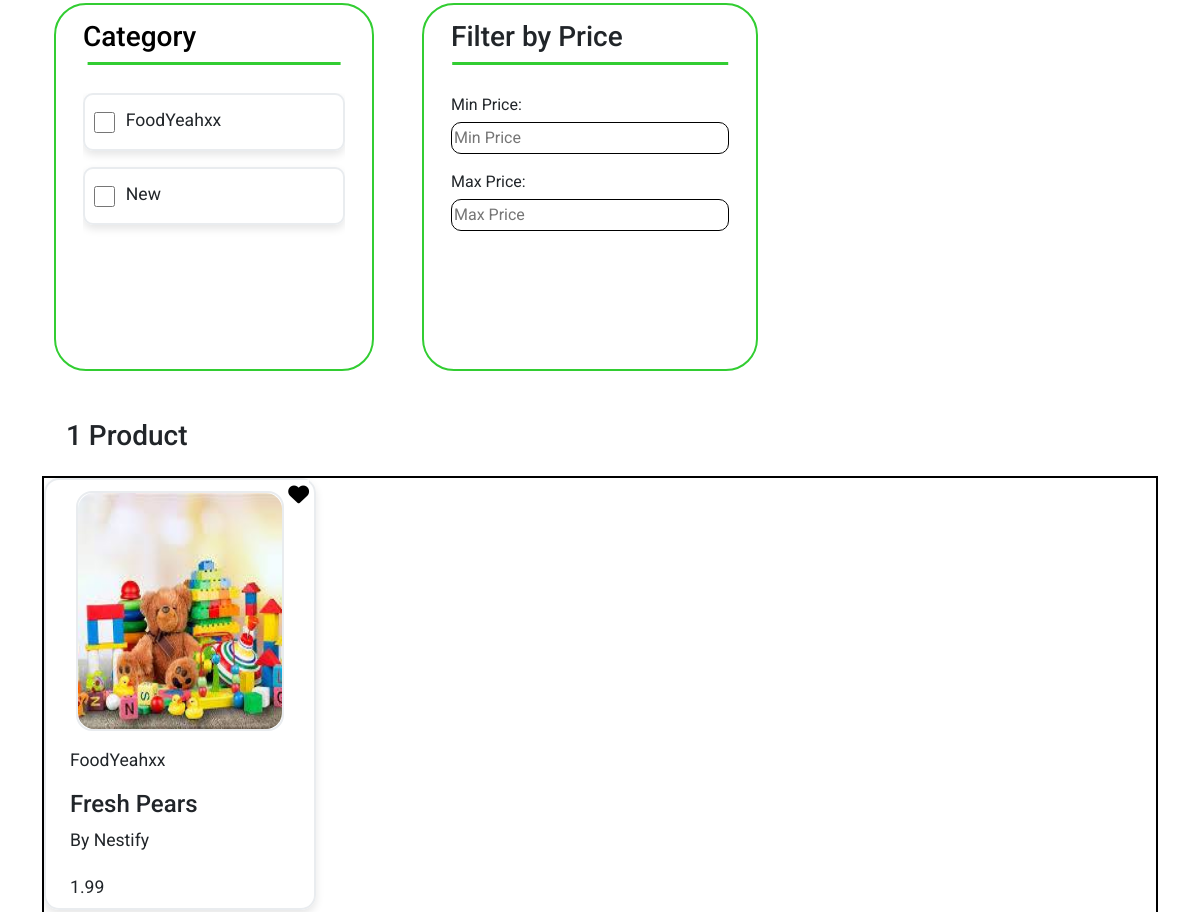
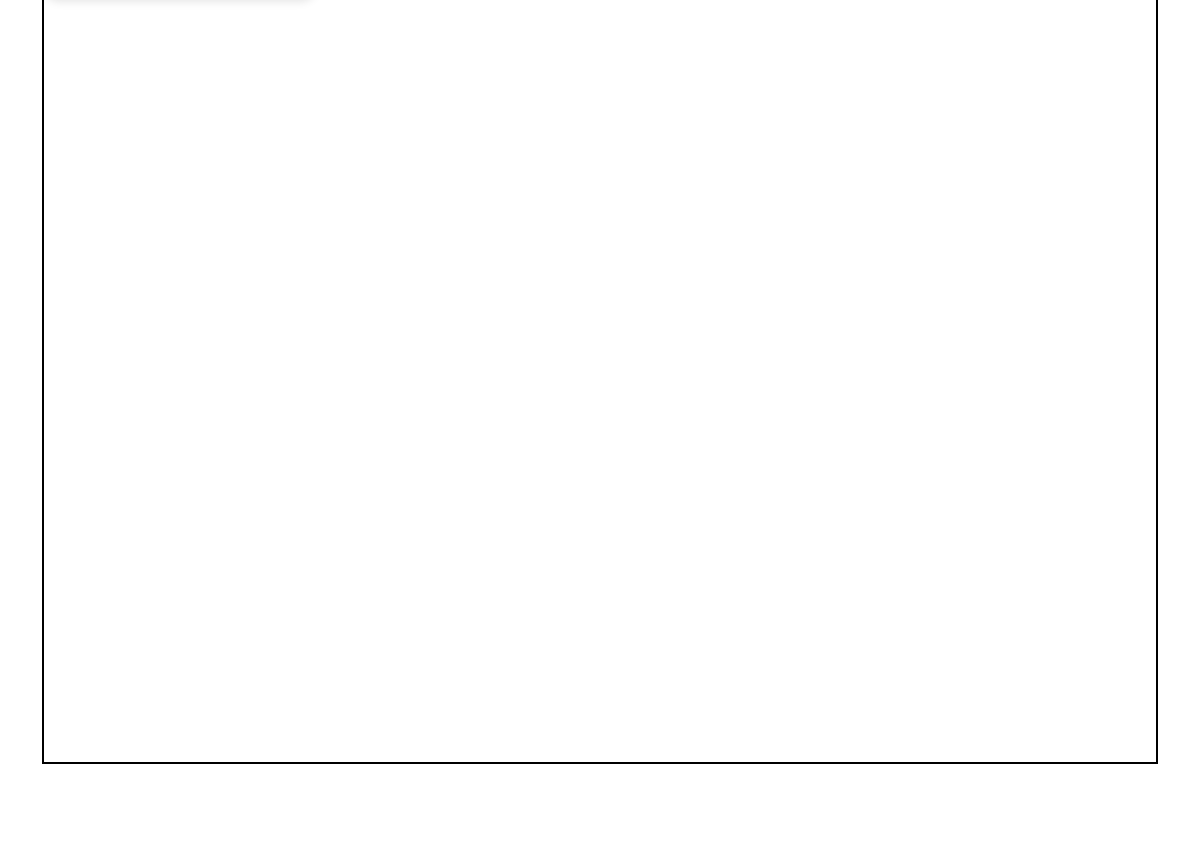
/core/owner/home/products/ (signed in, middle part), run on an earlier commit of the app's database (2 pictures, top to bottom).
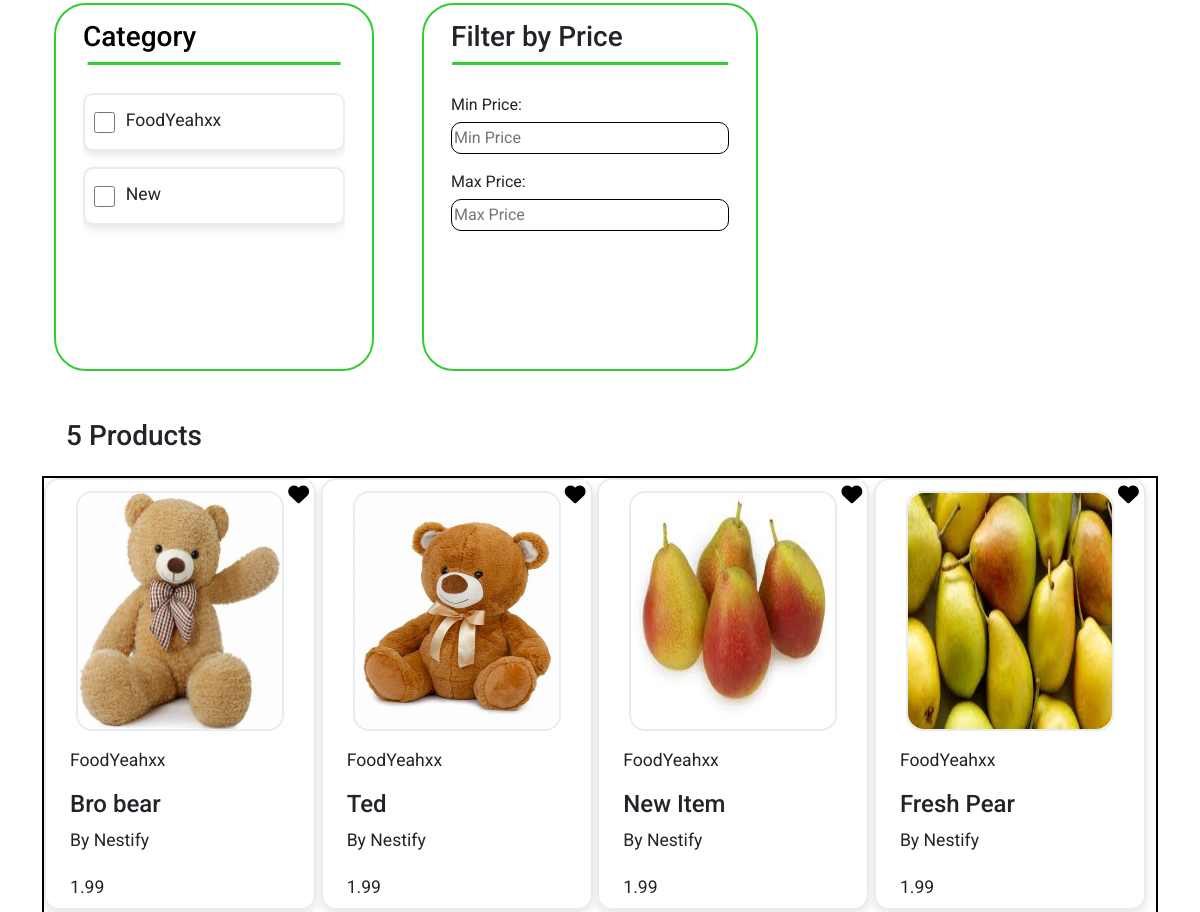
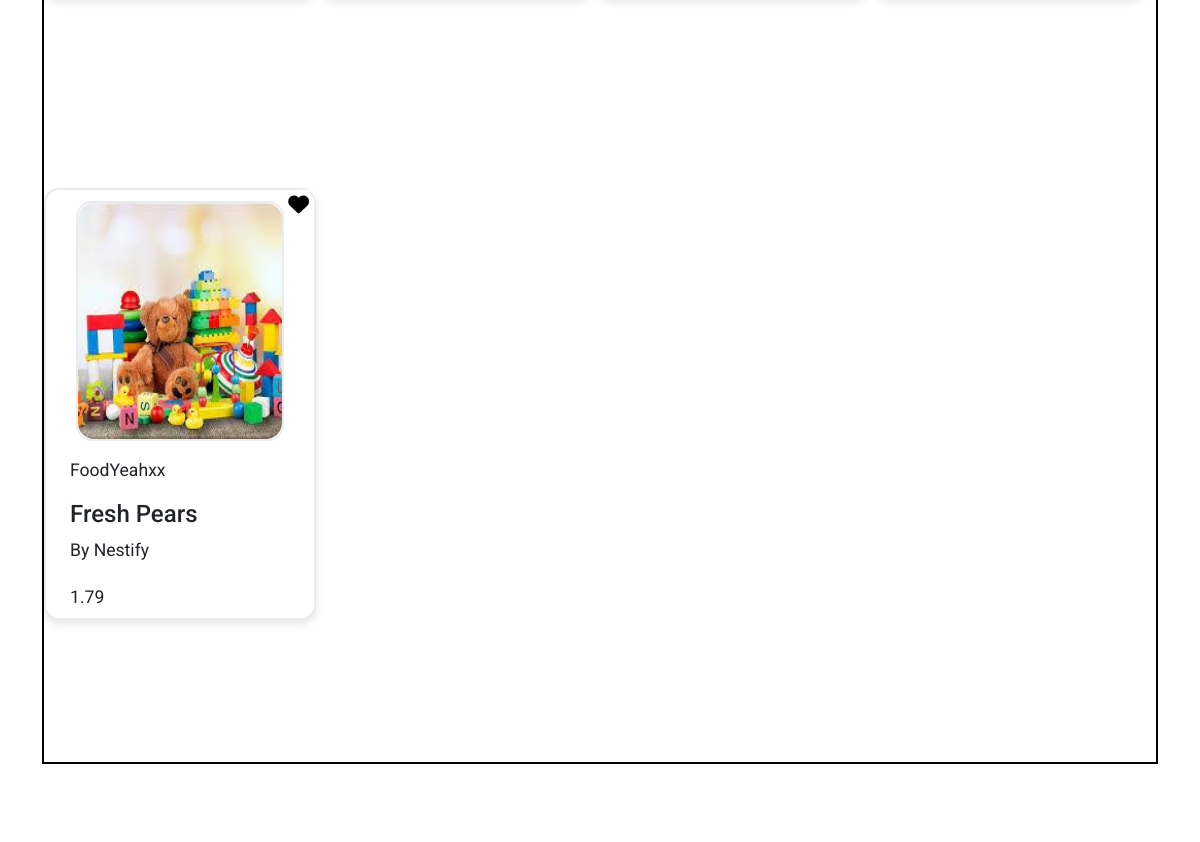
And on a later commit of the database (2 pictures, top to bottom).
### shop/models.py (models this page shows, shortened)
class Category(models.Model):
    categoryId =  ShortUUIDField(unique=True, length=10, max_length=21, prefix="category", alphabet="ABCDEF0123456789")
    name = models.CharField(max_length=255, default="Food")
    description = models.TextField(blank=False, null=False, default="This is a category")
    image = models.ImageField(upload_to='category_directory_path', blank=True, null=True)
    shop = models.ForeignKey(Shop, related_name='shop_categories', on_delete=models.CASCADE)
    created_at = models.DateTimeField(auto_now_add=True)
    created_by = models.ForeignKey(settings.AUTH_USER_MODEL, on_delete=models.CASCADE, related_name="user_categories")
    class Meta:
        ordering = ('name',)
        verbose_name_plural = 'Categories'
        unique_together = ('created_by', 'name')

class Product(models.Model):
    productId =  ShortUUIDField(unique=True, length=10, max_length=21, prefix="product", alphabet="ABCDEF0123456789")
    name = models.CharField(max_length=255, default="Fresh Pear")
    category = models.ForeignKey(Category, related_name='category_products', on_delete=models.CASCADE)
    image = models.ImageField(upload_to='product_directory_path', blank=True, null=True, default="product.jpg")
    video = models.ForeignKey(ProductVideo, null=True, blank=True, on_delete=models.SET_NULL, related_name="product_on_the_video")
    shop = models.ForeignKey(Shop, related_name='shop_products', on_delete=models.CASCADE)
    description = models.TextField(blank=True, null=True, default="This is the product")
    specifications = models.TextField(blank=True, null=True)
    mfg = models.DateTimeField(auto_now_add=False, null=True, blank=True)
    price = models.DecimalField(max_digits=15, decimal_places=2, default=1.99)
    stock_quantity = models.PositiveIntegerField(default="5")
    created_by = models.ForeignKey(settings.AUTH_USER_MODEL, related_name='user_products', on_delete=models.CASCADE)
    created_at = models.DateTimeField(auto_now_add=True)
    updated_at = models.DateTimeField(auto_now=True)
    tags = TaggableManager(blank=True)
    sku = ShortUUIDField(unique=True, length=4, max_length=10, prefix="sku", alphabet="0123456789")
    class Meta:
        ordering = ('name',)
        unique_together = ('created_by', 'name', 'category')

class Shop(models.Model):
    shopId = ShortUUIDField(unique=True, length=10, max_length=21, prefix="shop", alphabet="ABCDEF0123456789")
    name = models.CharField(max_length=255, default="Nestify")
    description = models.TextField(blank=False, null=False, default="This is a shop")
    image = models.ImageField(upload_to='shop_directory_path', blank=True, null=True)
    address = models.TextField(blank=False, null=False, default="This is my address")
    contact = models.CharField(max_length=255, default="+251 97 654 2331")
    created_at = models.DateTimeField(auto_now_add=True)
    created_by = models.OneToOneField(settings.AUTH_USER_MODEL, on_delete=models.CASCADE, related_name="user_shop")
    class Meta:
        ordering = ('name',)
        unique_together = ('created_by', 'name')

### core/views.py (the view, shortened to what this page needs)
# urls.py: path("owner/home/products/", views.product, name="product"),
def product(request):
    user = request.user
    if user.user_type == 'business_owner':
        products = Product.objects.filter(created_by=user).order_by("-created_at")
        if not products.exists():  # Check if the queryset is empty
            messages.error(request, "You don't have any products yet.")
    wishlist_items = Wishlist.objects.filter(created_by=user).values_list('product__productId', flat=True)
    return render(request, "core/owner/product.html", {
        'products': products,
        'wishlist_items': wishlist_items,
    })

### core/templatetags/custom_tags.py (called while the page is built)
@register.filter
def startswith(value, arg):
    return value.startswith(arg)

### templates/core/owner/product.html (shortened to what the changed rows need)
{% extends "core/owner/owner-base.html" %}
{% load static %}
{% block content %}
<section class="product_intro_section">
    <div class="container">
        <div class="intro-section-box">
            <div class="container">
                <div class="filter-box">
                    {% if products %}
                        {% if categories %}
                            <div class="filter-by-category">
                                <div class="category-collection">
                                    {% for category in categories%}
                                        <div class="category-box">
                                            <label class="category-label">
                                                <input type="checkbox" class="category-checkbox filter-checkbox" data-filter="category" value="{{ category.categoryId}}">
                                                &nbsp;<p class="category-name">{{ category.name }}</p>
                                            </label>
                                        </div>
                                    {% endfor %}
                                </div>
                            </div>
                        {% endif %}
                    {% endif %}
                </div>
            </div>
            <div class="product-collection" id="filtered-product">
                {% if products %}
                    <h3>
                        {% if products.count  == 1 %}
                            1 Product
                        {% else %}
                            {% if products.count == 0 %}
                                <p>You have no products</p>
                            {% else %}
                                {{ products.count }} Products
                            {% endif %}
                        {% endif %}
                    </h3>
                        <div class="product-collection-box">
                            {% for product in products %}
                                <div class="product-box">
                                    <a href="{% url 'core:product_detail' product.productId %}">
                                        <div class="product-image">
                                            <img src="{{ product.image.url }}" alt="{{ product.name }} image">
                                        </div>
                                    </a>
                                    <a href="#" class="add-to-wishlist" data-product-item="{{ product.productId }}">
                                        <i class="fa-solid fa-heart {% if product.productId in wishlist_items %}green-heart{% endif %}">
                                        </i>
                                    </a>
                                    <p>{{ product.category.name }}</p>
                                    <h4>{{ product.name }}</h4>
                                    <p>By {{ product.shop.name }}</p>
                                    <div class="price-and-button">
                                        <p>{{ product.price }}</p>
                                    </div>
                                </div>
                            {% endfor %}
                        </div>
                {% else %}
                    <p>No products available.
                        {% if user.user_type == "business_owner" %}
                            <a href="{% url 'core:factory' %}">Click here</a> to create products</p>
                        {% endif %}
                {% endif %}
            </div>
        </div>
    </div>
</section>
{% endblock %}

What changed in the data, as far as the page shows it:
added Product: image (picture), category.name "FoodYeahxx", name "Bro bear", shop.name "Nestify", price "1.99"
added Product: image (picture), category.name "FoodYeahxx", name "Ted", shop.name "Nestify", price "1.99"
added Product: image (picture), category.name "FoodYeahxx", name "New Item", shop.name "Nestify", price "1.99"
added Product: image (picture), category.name "FoodYeahxx", name "Fresh Pear", shop.name "Nestify", price "1.99"
changed Product "Fresh Pears": price "1.99" → "1.79"
Also different on the page:
{{ products.count }}: (not shown) → "5"
text no longer shown: "1 Product"
text now shown: "Products"
